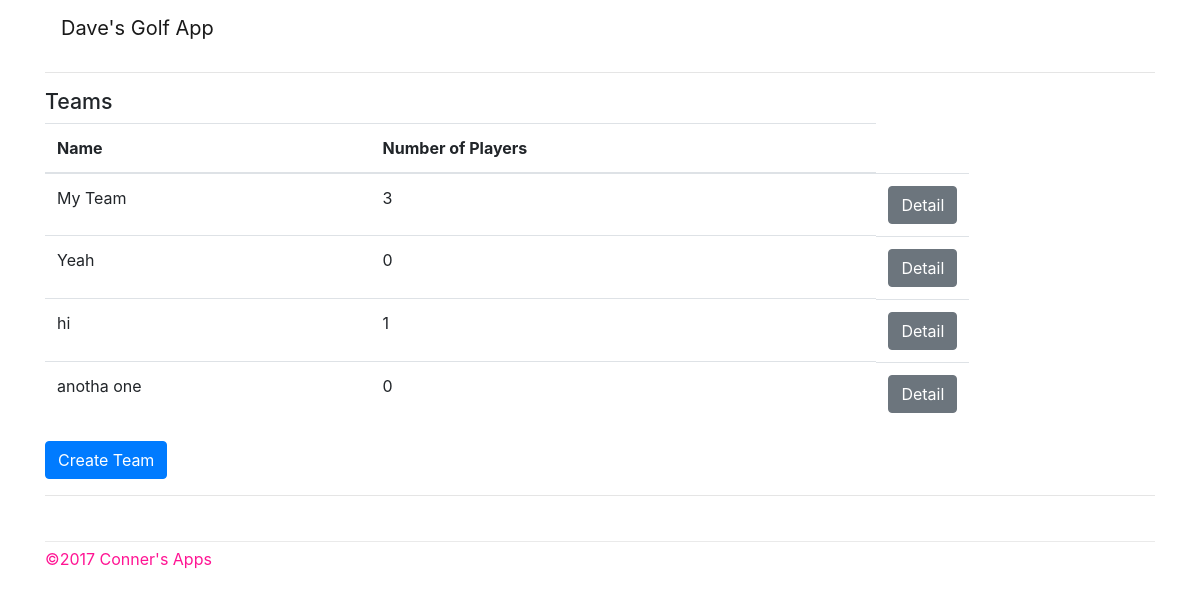
Page /teams/ on the earlier database version.
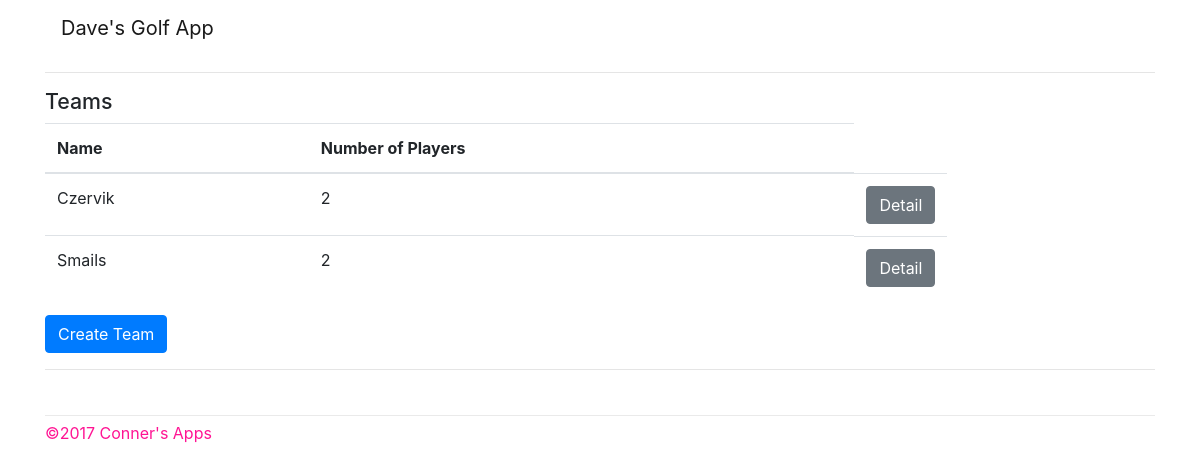
Same page on the later database version.
### golf/models.py (models this page shows, shortened)
class Team(models.Model):
    name = models.CharField(max_length=50, unique=True)

### golf/teams/views.py (the view)
# urls.py: url(r'$', views.list, name='list'),
def list(request, **kwargs):
    teams = Team.objects.all()
    return render(request, 'golf/teams/list.html',
                {
                    'teams': teams,
                }
            )

### golf/templates/golf/teams/list.html
{% extends 'layout.html' %}
{% block content %}
{% block pagetitle %}
<h2>Teams</h2>
{% endblock %}
<table class="table table-hover">
    <thead>
        <tr>
          <th>Name</th>
          <th>Number of Players</th>
        </tr>
    </thead>
    <tbody>
        {% for team in teams %}
        <tr>
          <td>
            {{ team.name }}
          </td>
          <td>
            {{ team.player_set.count }}
          </td>
          <td class="btn-group" align="right">
          <a role="button" class="btn btn-secondary confirm-leave"
            href="{% url "golf:teams:detail" team.pk %}">Detail</a>
        </tr>
        {% endfor %}
    </tbody>
</table>
<a role="button" class="btn btn-primary confirm-leave"
  href="{% url "golf:teams:create" %}">Create Team</a>
{% endblock %}

### golf/templates/layout.html (shortened to what this page needs)
{% load static %}
<!doctype html>
<html lang="en">
	<head>
	<link rel="stylesheet" href="{% static "crowdfunding/css/style.css" %}">
	<link rel="stylesheet" href="https://maxcdn.bootstrapcdn.com/bootstrap/4.0.0-beta/css/bootstrap.min.css">
	</head>
	<body>
		<div class="container">
		{% include '_header.html' %}
		<div id="content">
		{% block content %}
		{% endblock %}
		</div>
		{% include '_footer.html' %}
	</div>
	</body>
</html>

### golf/templates/_header.html
<nav class="navbar navbar-light bg-faded">
  <a class="navbar-brand" href="{% url 'golf:home' %}">Dave's Golf App</a>
</nav>
<hr>

### golf/templates/_footer.html
<hr>
<footer>
  &copy;{% now 'Y' %} Conner's Apps
</footer>

### core/static/golf/css/style.css (style rules this page uses)
#content h2 { font-size: 16pt; }
footer { margin-top: 45px; padding-top: 5px; border-top: 1px solid #eaeaea; color: deeppink; }

Differences in the rows shown:
removed Team: name "hi", player_set.count "1"
removed Team: name "anotha one", player_set.count "0"
changed Team: name "My Team" → "Czervik"; player_set.count "3" → "2"
changed Team: name "Yeah" → "Smails"; player_set.count "0" → "2"
